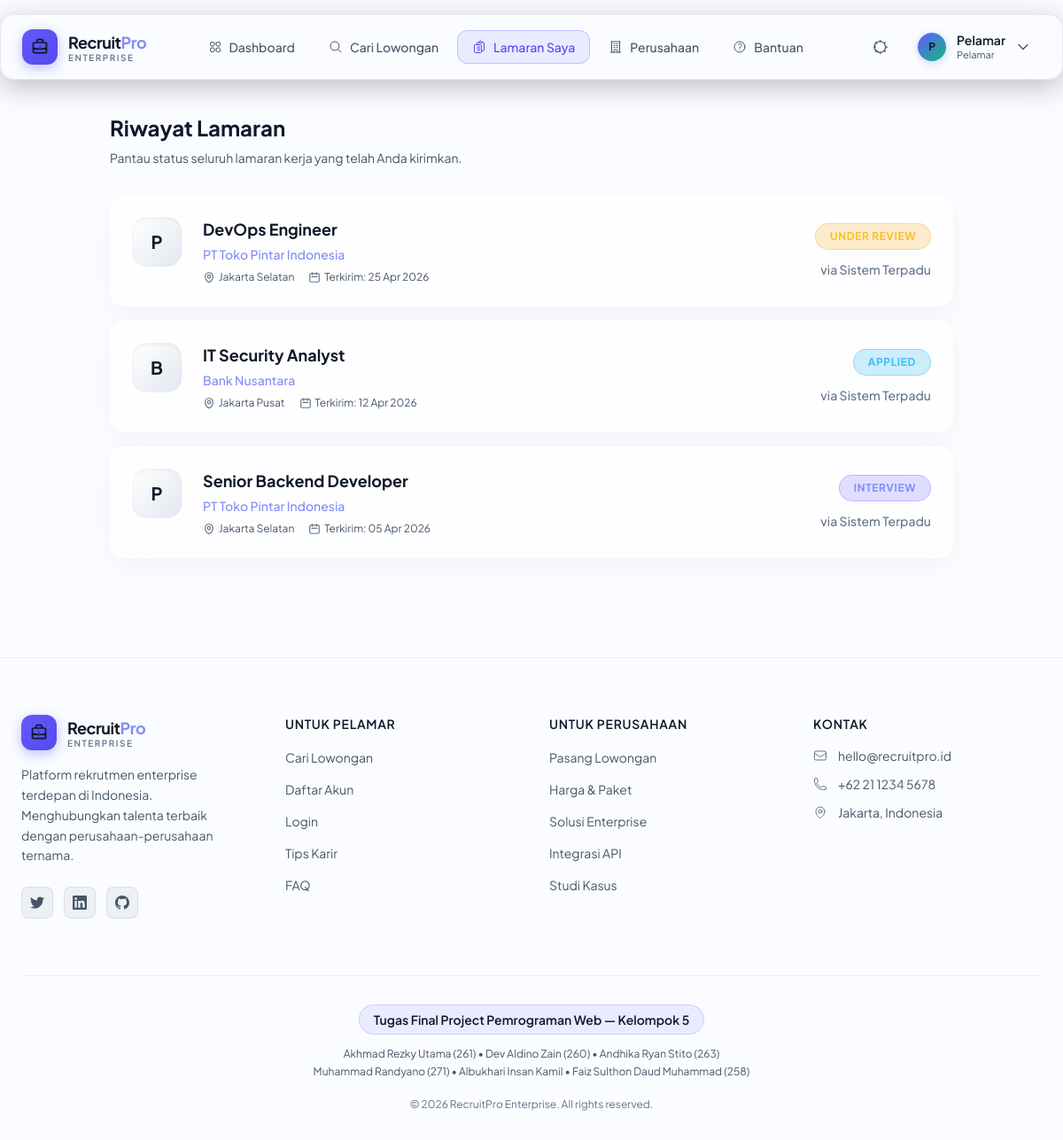
The page /pelamar/applications/list.php (signed in) on the database its author committed.
### tables this page shows
CREATE TABLE `applications` (
  `id` int(10) unsigned NOT NULL AUTO_INCREMENT,
  `job_id` int(10) unsigned NOT NULL,
  `pelamar_profile_id` int(10) unsigned NOT NULL,
  `cover_letter` text DEFAULT NULL,
  `current_status` varchar(30) NOT NULL DEFAULT 'applied',
  `applied_at` datetime NOT NULL DEFAULT current_timestamp(),
  `updated_at` datetime NOT NULL DEFAULT current_timestamp() ON UPDATE current_timestamp(),
  PRIMARY KEY (`id`),
  UNIQUE KEY `uk_job_pelamar` (`job_id`,`pelamar_profile_id`),
  KEY `idx_applications_status` (`current_status`),
  KEY `idx_applications_pelamar` (`pelamar_profile_id`),
  KEY `idx_applications_applied` (`applied_at`),
  CONSTRAINT `fk_applications_job` FOREIGN KEY (`job_id`) REFERENCES `jobs` (`id`) ON DELETE CASCADE,
  CONSTRAINT `fk_applications_pelamar` FOREIGN KEY (`pelamar_profile_id`) REFERENCES `pelamar_profiles` (`id`) ON DELETE CASCADE
);

CREATE TABLE `hr_profiles` (
  `id` int(10) unsigned NOT NULL AUTO_INCREMENT,
  `user_id` int(10) unsigned NOT NULL,
  `company_name` varchar(255) NOT NULL,
  `industry` varchar(100) DEFAULT NULL,
  `location` varchar(255) DEFAULT NULL,
  `phone` varchar(20) DEFAULT NULL,
  `website` varchar(255) DEFAULT NULL,
  `company_description` text DEFAULT NULL,
  `created_at` datetime NOT NULL DEFAULT current_timestamp(),
  `updated_at` datetime NOT NULL DEFAULT current_timestamp() ON UPDATE current_timestamp(),
  PRIMARY KEY (`id`),
  UNIQUE KEY `user_id` (`user_id`),
  KEY `idx_hr_company` (`company_name`),
  CONSTRAINT `fk_hr_profiles_user` FOREIGN KEY (`user_id`) REFERENCES `users` (`id`) ON DELETE CASCADE
);

CREATE TABLE `jobs` (
  `id` int(10) unsigned NOT NULL AUTO_INCREMENT,
  `hr_profile_id` int(10) unsigned NOT NULL,
  `title` varchar(255) NOT NULL,
  `description` text NOT NULL,
  `requirements` text DEFAULT NULL,
  `location` varchar(255) DEFAULT NULL,
  `job_type` varchar(50) NOT NULL DEFAULT 'full_time',
  `industry_category` varchar(50) DEFAULT NULL,
  `salary_range` varchar(100) DEFAULT NULL,
  `deadline` date DEFAULT NULL,
  `status` varchar(20) NOT NULL DEFAULT 'active',
  `created_at` datetime NOT NULL DEFAULT current_timestamp(),
  `updated_at` datetime NOT NULL DEFAULT current_timestamp() ON UPDATE current_timestamp(),
  PRIMARY KEY (`id`),
  KEY `idx_jobs_status` (`status`),
  KEY `idx_jobs_hr` (`hr_profile_id`),
  KEY `idx_jobs_industry` (`industry_category`),
  KEY `idx_jobs_type` (`job_type`),
  KEY `idx_jobs_deadline` (`deadline`),
  FULLTEXT KEY `idx_jobs_search` (`title`,`description`),
  CONSTRAINT `fk_jobs_hr` FOREIGN KEY (`hr_profile_id`) REFERENCES `hr_profiles` (`id`) ON DELETE CASCADE
);

### pelamar/applications/list.php (the view, shortened to what this page needs)
<?php
$pdo = Database::getConnection();
$stmt = $pdo->prepare("SELECT id FROM pelamar_profiles WHERE user_id = :uid");
$stmt->execute(['uid' => $_SESSION['user_id']]);
$pelamarId = $stmt->fetchColumn();
$stmt = $pdo->prepare("
    SELECT a.id as app_id, a.current_status, a.applied_at,
           j.title, j.location, j.job_type, h.company_name
    FROM applications a
    JOIN jobs j ON a.job_id = j.id
    JOIN hr_profiles h ON j.hr_profile_id = h.id
    WHERE a.pelamar_profile_id = :pid
    ORDER BY a.applied_at DESC
");
$stmt->execute(['pid' => $pelamarId]);
$applications = $stmt->fetchAll();
?>
<!DOCTYPE html>
<html lang="id">
<head>
    <script src="https://cdn.tailwindcss.com"></script>
    <link rel="stylesheet" href="<?= BASE_URL ?>/assets/css/design-system.css">
    <link rel="stylesheet" href="<?= BASE_URL ?>/assets/css/components.css">
</head>
<body class="bg-slate-900 text-slate-200 font-sans antialiased min-h-screen flex flex-col relative">
    <?php require_once __DIR__ . '/../../components/header.php'; ?>
    <main class="flex-grow max-w-[1000px] mx-auto w-full px-4 sm:px-6 py-8">
        <div class="mb-8">
            <h1 class="text-2xl font-bold text-white mb-2">Riwayat Lamaran</h1>
            <p class="text-sm text-slate-400">Pantau status seluruh lamaran kerja yang telah Anda kirimkan.</p>
        </div>
        <div class="space-y-4">
            <?php if (empty($applications)): ?>
                <div class="glass-card p-12 text-center border-dashed border-2 border-slate-700">
                    <div class="w-16 h-16 bg-slate-800 rounded-full flex items-center justify-center mx-auto mb-4">
                        <svg class="w-8 h-8 text-slate-500" fill="none" viewBox="0 0 24 24" stroke="currentColor"><path stroke-linecap="round" stroke-linejoin="round" stroke-width="1.5" d="M19.5 14.25v-2.625a3.375 3.375 0 00-3.375-3.375h-1.5A1.125 1.125 0 0113.5 7.125v-1.5a3.375 3.375 0 00-3.375-3.375H8.25m2.25 0H5.625c-.621 0-1.125.504-1.125 1.125v17.25c0 .621.504 1.125 1.125 1.125h12.75c.621 0 1.125-.504 1.125-1.125V11.25a9 9 0 00-9-9z" /></svg>
                    </div>
                    <h3 class="text-lg font-bold text-white mb-2">Belum Ada Lamaran</h3>
                    <p class="text-slate-400 mb-6 text-sm">Anda belum mengirimkan lamaran ke pekerjaan apa pun.</p>
                    <a href="<?= BASE_URL ?>/pelamar/jobs/browse.php" class="btn-primary inline-flex py-2.5 px-6 text-sm">Cari Lowongan Sekarang</a>
                </div>
            <?php else: ?>
                <?php foreach ($applications as $app): ?>
                    <div class="glass-card p-5 sm:p-6 flex flex-col sm:flex-row gap-6 justify-between items-start sm:items-center hover:-translate-y-1 hover:border-indigo-500/30 transition-all duration-300">
                        <div class="flex gap-4 sm:gap-6 w-full sm:w-auto">
                            <div class="w-14 h-14 rounded-2xl bg-gradient-to-br from-slate-800 to-slate-700 flex items-center justify-center text-xl font-bold text-white shadow-inner shrink-0">
                                <?= strtoupper(substr($app['company_name'], 0, 1)) ?>
                            </div>
                            <div class="flex-grow">
                                <h3 class="text-lg font-bold text-white mb-1"><?= htmlspecialchars($app['title']) ?></h3>
                                <p class="text-sm font-medium text-indigo-400 mb-2"><?= htmlspecialchars($app['company_name']) ?></p>
                                <div class="flex flex-wrap items-center gap-y-2 gap-x-4 text-xs text-slate-400">
                                    <div class="flex items-center gap-1">
                                        <?= htmlspecialchars($app['location']) ?>
                                    </div>
                                    <div class="flex items-center gap-1">
                                        <svg class="w-3.5 h-3.5 text-slate-500" fill="none" viewBox="0 0 24 24" stroke="currentColor"><path stroke-linecap="round" stroke-linejoin="round" stroke-width="2" d="M8 7V3m8 4V3m-9 8h10M5 21h14a2 2 0 002-2V7a2 2 0 00-2-2H5a2 2 0 00-2 2v12a2 2 0 002 2z" /></svg>
                                        Terkirim: <?= date('d M Y', strtotime($app['applied_at'])) ?>
                                    </div>
                                </div>
                            </div>
                        </div>
                        <div class="flex items-center justify-between w-full sm:w-auto sm:flex-col sm:items-end gap-3 shrink-0 pt-4 sm:pt-0 border-t sm:border-0 border-slate-700/50">
                            <?php
                            $bg = 'bg-slate-500/20'; $text = 'text-slate-400';
                            if ($app['current_status'] === 'applied') { $bg = 'bg-sky-500/20 text-sky-400 border-sky-500/30'; }
                            if ($app['current_status'] === 'under_review') { $bg = 'bg-amber-500/20 text-amber-400 border-amber-500/30'; }
                            if ($app['current_status'] === 'interview') { $bg = 'bg-indigo-500/20 text-indigo-400 border-indigo-500/30'; }
                            ?>
                            <div class="px-4 py-1.5 rounded-full text-xs font-bold border <?= $bg ?> uppercase tracking-wider">
                                <?= str_replace('_', ' ', $app['current_status']) ?>
                            </div>
                            <div class="text-sm text-slate-500 font-medium">
                                via Sistem Terpadu
                            </div>
                        </div>
                    </div>
                <?php endforeach; ?>
            <?php endif; ?>
        </div>
    </main>
    <?php require_once __DIR__ . '/../../components/footer.php'; ?>
</body>
</html>

### assets/css/design-system.css (style rules this page uses)
:root { --glass-bg: rgba(255, 255, 255, 0.7); --glass-border: rgba(255, 255, 255, 0.8); --glass-shadow: 0 8px 32px rgba(15, 23, 42, 0.04); --glass-blur: 24px; --indigo-glow: 0 4px 24px rgba(99, 91, 255, 0.2); --emerald-glow: 0 4px 24px rgba(16, 185, 129, 0.15); }
.glass-card { background: var(--glass-bg); backdrop-filter: blur(var(--glass-blur)); -webkit-backdrop-filter: blur(var(--glass-blur)); border: 1px solid var(--glass-border); border-radius: 1rem; box-shadow: var(--glass-shadow); }

### rows shown on the page
applications: hr_profiles.company_name "P", job.title "DevOps Engineer", hr_profiles.company_name "PT Toko Pintar Indonesia", job.location "Jakarta Selatan", applied_at "25 Apr 2026", current_status "UNDER REVIEW"
applications: hr_profiles.company_name "B", job.title "IT Security Analyst", hr_profiles.company_name "Bank Nusantara", job.location "Jakarta Pusat", applied_at "12 Apr 2026", current_status "APPLIED"
applications: hr_profiles.company_name "P", job.title "Senior Backend Developer", hr_profiles.company_name "PT Toko Pintar Indonesia", job.location "Jakarta Selatan", applied_at "05 Apr 2026", current_status "INTERVIEW"

### other values the page prints
substr(htmlspecialchars($userName), 0, 1) "P"
$userName "Pelamar"
$currentRole "Pelamar"
